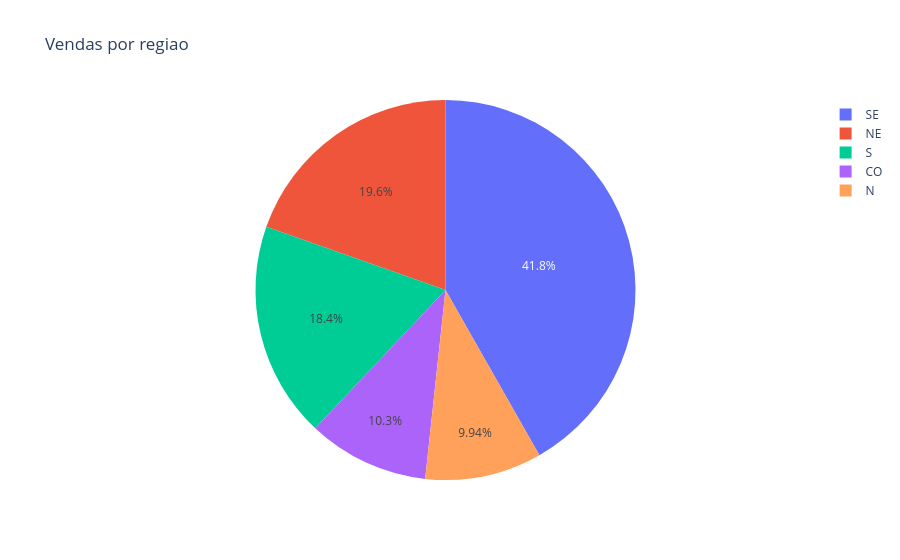

Notebook cell for this chart:
### Code cell
grafi_regiao = px.pie(vendas_regiao, names="Regiao - Sigla", values="Valor de Venda", title="Vendas por regiao")
grafi_regiao.show()

### Figure 1 — Plotly figure (JSON) as saved in the notebook; plotly's stock layout.template omitted (floating-point values rounded to 4 significant figures)
{"data": [{"domain": {"x": [0, 1], "y": [0, 1]}, "hovertemplate": "Regiao - Sigla=%{label}<br>Valor de Venda=%{value}<extra></extra>", "labels": ["CO", "N", "NE", "S", "SE"], "legendgroup": "", "name": "", "showlegend": true, "type": "pie", "values": [163700.0, 157800.0, 311100.0, 291800.0, 663000.0]}], "layout": {"legend": {"tracegroupgap": 0}, "title": {"text": "Vendas por regiao"}}}
